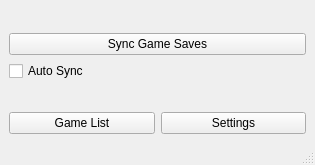
<?xml version="1.0" encoding="UTF-8"?>
<ui version="4.0">
 <class>MainWindow</class>
 <widget class="QMainWindow" name="MainWindow">
  <property name="geometry">
   <rect>
    <x>0</x>
    <y>0</y>
    <width>315</width>
    <height>165</height>
   </rect>
  </property>
  <property name="minimumSize">
   <size>
    <width>315</width>
    <height>165</height>
   </size>
  </property>
  <property name="maximumSize">
   <size>
    <width>803</width>
    <height>427</height>
   </size>
  </property>
  <property name="windowTitle">
   <string>MainWindow</string>
  </property>
  <widget class="QWidget" name="centralwidget">
   <layout class="QVBoxLayout" name="verticalLayout">
    <item>
     <spacer name="verticalSpacer_2">
      <property name="orientation">
       <enum>Qt::Vertical</enum>
      </property>
      <property name="sizeHint" stdset="0">
       <size>
        <width>20</width>
        <height>40</height>
       </size>
      </property>
     </spacer>
    </item>
    <item>
     <widget class="QPushButton" name="sync_button">
      <property name="text">
       <string>Sync Game Saves</string>
      </property>
     </widget>
    </item>
    <item>
     <widget class="QCheckBox" name="auto_option">
      <property name="text">
       <string>Auto Sync</string>
      </property>
     </widget>
    </item>
    <item>
     <spacer name="verticalSpacer">
      <property name="orientation">
       <enum>Qt::Vertical</enum>
      </property>
      <property name="sizeHint" stdset="0">
       <size>
        <width>20</width>
        <height>40</height>
       </size>
      </property>
     </spacer>
    </item>
    <item>
     <layout class="QHBoxLayout" name="horizontalLayout">
      <item>
       <widget class="QPushButton" name="list_button">
        <property name="text">
         <string>Game List</string>
        </property>
       </widget>
      </item>
      <item>
       <widget class="QPushButton" name="settings_button">
        <property name="text">
         <string>Settings</string>
        </property>
       </widget>
      </item>
     </layout>
    </item>
   </layout>
  </widget>
  <widget class="QStatusBar" name="statusbar"/>
 </widget>
 <resources/>
 <connections/>
</ui>
